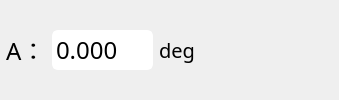
                       <widget class="QWidget" name="widget_17" native="true">
                        <layout class="QHBoxLayout" name="horizontalLayout_14">
                         <property name="spacing">
                          <number>6</number>
                         </property>
                         <property name="leftMargin">
                          <number>6</number>
                         </property>
                         <property name="topMargin">
                          <number>6</number>
                         </property>
                         <property name="rightMargin">
                          <number>6</number>
                         </property>
                         <property name="bottomMargin">
                          <number>6</number>
                         </property>
                         <item>
                          <widget class="QLabel" name="label_7">
                           <property name="styleSheet">
                            <string notr="true">font:bold  &quot;Times New Roman&quot;;    
font-family:Microsoft Yahei;
font-size:24px; 
border-width:0px;</string>
                           </property>
                           <property name="text">
                            <string>A：</string>
                           </property>
                          </widget>
                         </item>
                         <item>
                          <widget class="QDoubleSpinBox" name="doubleSpinBox_Position_A">
                           <property name="font">
                            <font>
                             <family>24px</family>
                             <pointsize>-1</pointsize>
                             <weight>50</weight>
                             <italic>false</italic>
                             <bold>false</bold>
                            </font>
                           </property>
                           <property name="contextMenuPolicy">
                            <enum>Qt::DefaultContextMenu</enum>
                           </property>
                           <property name="acceptDrops">
                            <bool>false</bool>
                           </property>
                           <property name="autoFillBackground">
                            <bool>false</bool>
                           </property>
                           <property name="styleSheet">
                            <string notr="true">font:  &quot;Times New Roman&quot;;
font-size:24px;  
border-radius:6px;
border-width:2px;
border-style:solid;
border-color:white;

</string>
                           </property>
                           <property name="frame">
                            <bool>true</bool>
                           </property>
                           <property name="buttonSymbols">
                            <enum>QAbstractSpinBox::NoButtons</enum>
                           </property>
                           <property name="decimals">
                            <number>3</number>
                           </property>
                           <property name="maximum">
                            <double>360.000000000000000</double>
                           </property>
                           <property name="singleStep">
                            <double>0.001000000000000</double>
                           </property>
                           <property name="stepType">
                            <enum>QAbstractSpinBox::DefaultStepType</enum>
                           </property>
                          </widget>
                         </item>
                         <item>
                          <widget class="QLabel" name="label_15">
                           <property name="styleSheet">
                            <string notr="true">border:none;
font:bold  &quot;Times New Roman&quot;;    
font-family:Microsoft Yahei;
font-size:20px; 
border-width:0px;
</string>
                           </property>
                           <property name="text">
                            <string>deg</string>
                           </property>
                          </widget>
                         </item>
                         <item>
                          <widget class="QPushButton" name="Minius_A">
                           <property name="styleSheet">
                            <string notr="true">QPushButton
{
    font-family:Microsoft Yahei;
    color:white;
    background-color:rgb(14 , 150 , 254);
    border-radius:5px;
	border-radius:3px;
	border-width:2px;
	border-style:solid;
	border-color:rgb(179, 179, 255);
}

QPushButton:hover
{
    background-color:rgb(44 , 137 , 255);
}

QPushButton:pressed
{
    background-color:rgb(14 , 135 , 228);
    padding-left:3px;
    padding-top:3px;
}
QPushButton:disabled
{
    background-color:grey;
}
border:none;</string>
                           </property>
                           <property name="text">
                            <string/>
                           </property>
                           <property name="icon">
                            <iconset resource="resources/resources.qrc">
                             <normaloff>:/icons/icons/minius.svg</normaloff>:/icons/icons/minius.svg</iconset>
                           </property>
                           <property name="iconSize">
                            <size>
                             <width>40</width>
                             <height>40</height>
                            </size>
                           </property>
                           <property name="flat">
                            <bool>true</bool>
                           </property>
                          </widget>
                         </item>
                         <item>
                          <widget class="QPushButton" name="Plus_A">
                           <property name="styleSheet">
                            <string notr="true">QPushButton
{
    font-family:Microsoft Yahei;
    color:white;
    background-color:rgb(14 , 150 , 254);
    border-radius:5px;
	border-radius:3px;
	border-width:2px;
	border-style:solid;
	border-color:rgb(179, 179, 255);
}

QPushButton:hover
{
    background-color:rgb(44 , 137 , 255);
}

QPushButton:pressed
{
    background-color:rgb(14 , 135 , 228);
    padding-left:3px;
    padding-top:3px;
}
QPushButton:disabled
{
    background-color:grey;
}
border:none;</string>
                           </property>
                           <property name="text">
                            <string/>
                           </property>
                           <property name="icon">
                            <iconset resource="resources/resources.qrc">
                             <normaloff>:/icons/icons/plus.svg</normaloff>:/icons/icons/plus.svg</iconset>
                           </property>
                           <property name="iconSize">
                            <size>
                             <width>40</width>
                             <height>40</height>
                            </size>
                           </property>
                           <property name="flat">
                            <bool>true</bool>
                           </property>
                          </widget>
                         </item>
                         <item>
                          <widget class="QPushButton" name="Zero_A">
                           <property name="styleSheet">
                            <string notr="true">QPushButton
{
    font-family:Microsoft Yahei;
    color:white;
    background-color:rgb(14 , 150 , 254);
    border-radius:5px;
	border-radius:3px;
	border-width:2px;
	border-style:solid;
	border-color:rgb(179, 179, 255);
}

QPushButton:hover
{
    background-color:rgb(44 , 137 , 255);
}

QPushButton:pressed
{
    background-color:rgb(14 , 135 , 228);
    padding-left:3px;
    padding-top:3px;
}
QPushButton:disabled
{
    background-color:grey;
}
border:none;</string>
                           </property>
                           <property name="text">
                            <string/>
                           </property>
                           <property name="icon">
                            <iconset resource="resources/resources.qrc">
                             <normaloff>:/icons/icons/zero.svg</normaloff>:/icons/icons/zero.svg</iconset>
                           </property>
                           <property name="iconSize">
                            <size>
                             <width>40</width>
                             <height>40</height>
                            </size>
                           </property>
                           <property name="flat">
                            <bool>true</bool>
                           </property>
                          </widget>
                         </item>
                        </layout>
                       </widget>
